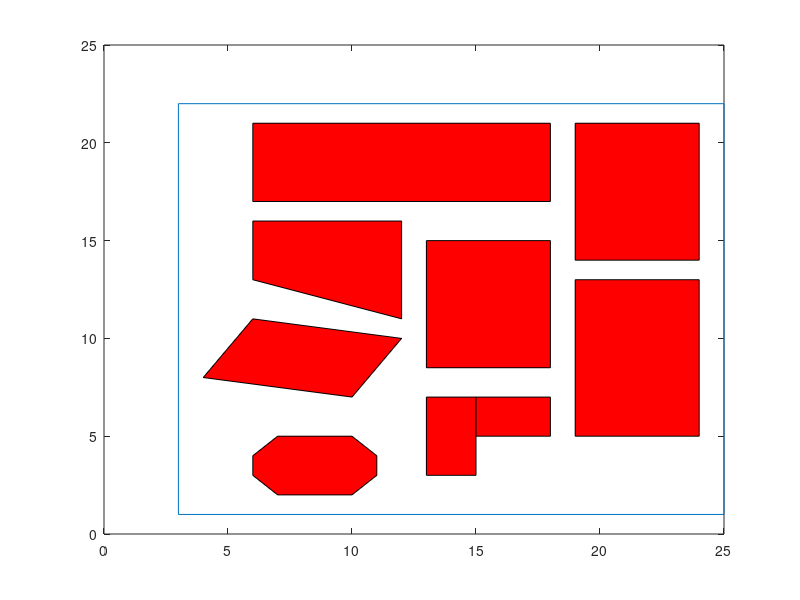

The MATLAB source for this figure:
function map =map_definition()

map.Npoly=9; %Define number of polygons

 map.poly{1}=[13,3; 15,3; 15,7; 13,7; 13,3];
 

 map.poly{2}=[6,3; 7,2; 10,2; 11,3; 11,4; 10,5; 7,5; 6,4; 6,3];
 
 map.poly{3}=[4,8; 10,7; 12,10; 6,11; 4,8];


 map.poly{4}=[15,5; 18,5; 18,7; 15,7; 15,5];

 map.poly{5}=[6,13; 6,16; 12,16; 12,11; 6,13];

 map.poly{6}=[13,8.5; 13,15; 18,15; 18,8.5; 13,8.5];

 map.poly{7}=[6,17; 6,21; 18,21; 18,17; 6,17];

 map.poly{8}=[19,5; 19,13; 24,13; 24,5; 19,5];

 map.poly{9}=[19,14; 19,21; 24,21; 24,14; 19,14];

 % merge vertices of all obstacle
obsx=map.poly{1}(:,1).';
obsy=map.poly{1}(:,2).';
for i=2:map.Npoly
    obsx=[obsx NaN map.poly{i}(:,1).'];
    obsy=[obsy NaN map.poly{i}(:,2).'];
end
map.obsx=obsx;
map.obsy=obsy; 


%Define map range
map.xrange=[3 25];
map.yrange=[1 22];


%Plot map
figure;
plot([3 25 25 3 3],[1 1 22 22 1]);
hold on

% Fill polygons

for i=1:map.Npoly    
    fill(map.poly{i}(:,1),map.poly{i}(:,2),'r')
end


    